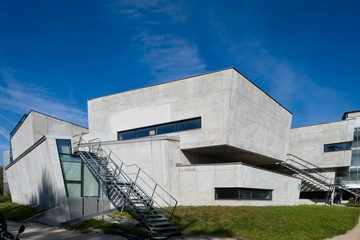
#> input picture imaging/thi.jpg, 360 x 240 px, shrunk from 901 x 600 before the run, found by its file name
$ jupyter execute ski_filters.ipynb
#> lines starting #> are read from the running program, lines starting #| are printed output that depends on the picture
[cell 1]
import sys
import subprocess
colab = False

if "google.colab" in sys.modules:
    # Use Colab/Jupyter magic for installation
    colab = True
    %pip install -q scikit-image

import skimage as ski
import numpy as np

if colab:
    img = ski.io.imread("https://raw.githubusercontent.com/LOMA-AImotion/pdl_ss26/main/imaging/robos.jpg")
else:
    img = ski.io.imread("thi.JPG")
#> img is the input picture: shape (240, 360, 3); mean R, G, B 83.3, 116.7, 139.6


import matplotlib.pyplot as plt

def imshow_matplotlib(image, cmap=None, **kwargs):
    plt.figure()
    if image.ndim == 2: # Grayscale image has only width and height as dimensions
        plt.imshow(image, cmap=cmap or "gray", **kwargs)
    else:
        plt.imshow(image, **kwargs)
    plt.axis("off")
    plt.show()

[cell 2]
# Add salt-and-pepper noise to the input image
rng = np.random.default_rng(42)
salt_prob = 0.02
pepper_prob = 0.02

img = img.copy()
h, w = img.shape[:2]
#> h = 240; w = 360

n_salt = int(salt_prob * h * w)
#> n_salt = 1728
n_pepper = int(pepper_prob * h * w)
#> n_pepper = 1728

ys = rng.integers(0, h, n_salt)
xs = rng.integers(0, w, n_salt)
yp = rng.integers(0, h, n_pepper)
xp = rng.integers(0, w, n_pepper)

if img.ndim == 2:
    img[ys, xs] = 255  # salt (white)
    img[yp, xp] = 0    # pepper (black)
else:
    img[ys, xs, :] = 255
    img[yp, xp, :] = 0
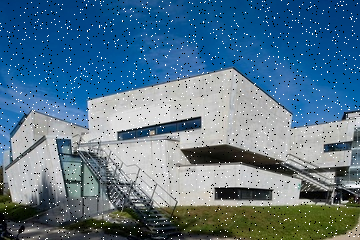
#> img: shape (240, 360, 3); mean R, G, B 85, 117.1, 139.1

# 3x3 average filter (manual, no extra imports)
img_f = img.astype(np.float32)

if img_f.ndim == 2:  # grayscale
    padded = np.pad(img_f, ((2, 2), (2, 2)), mode="reflect")
    windows = np.lib.stride_tricks.sliding_window_view(padded, (5, 5))
    avg3 = windows.mean(axis=(-1, -2))
else:  # color image
    padded = np.pad(img_f, ((2, 2), (2, 2), (0, 0)), mode="reflect")
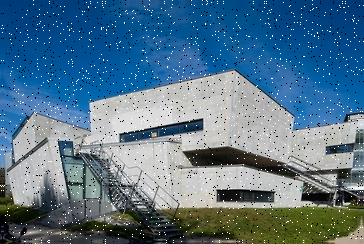
#> padded: shape (244, 364, 3) float32; mean R, G, B 84, 116.1, 138.2
    windows = np.lib.stride_tricks.sliding_window_view(padded, (5, 5), axis=(0, 1))
    avg3 = windows.mean(axis=(-1, -2))
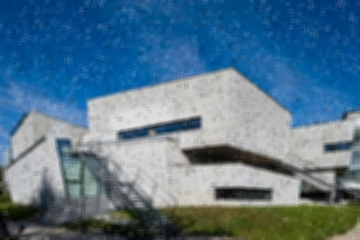
#> avg3: shape (240, 360, 3) float32; mean of channels 0, 1, 2 85, 117.1, 139.1; drawn as R, G, B

avg3_uint8 = np.clip(avg3, 0, 255).astype(np.uint8)

# Show before/after
fig, axes = plt.subplots(1, 2, figsize=(12, 5))
axes[0].imshow(img, cmap="gray" if img.ndim == 2 else None)
axes[0].set_title("Before")
axes[0].axis("off")

axes[1].imshow(avg3_uint8, cmap="gray" if avg3_uint8.ndim == 2 else None)
axes[1].set_title("After (5x5 Average Filter)")
axes[1].axis("off")

plt.tight_layout()
plt.show()
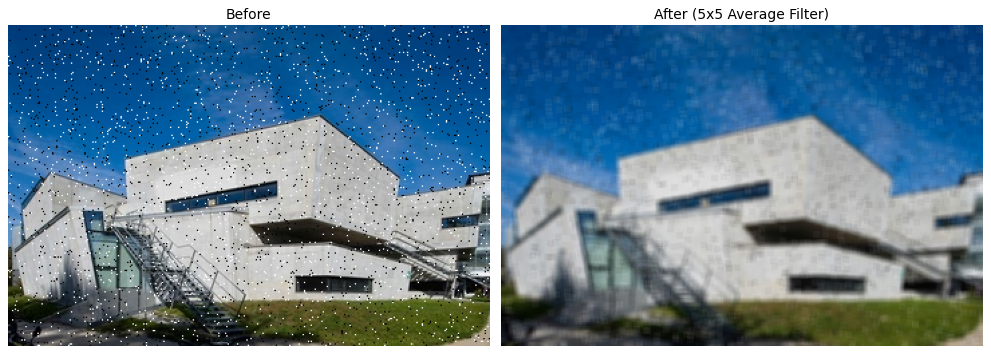
#> figure drawn by matplotlib, 2 panels
